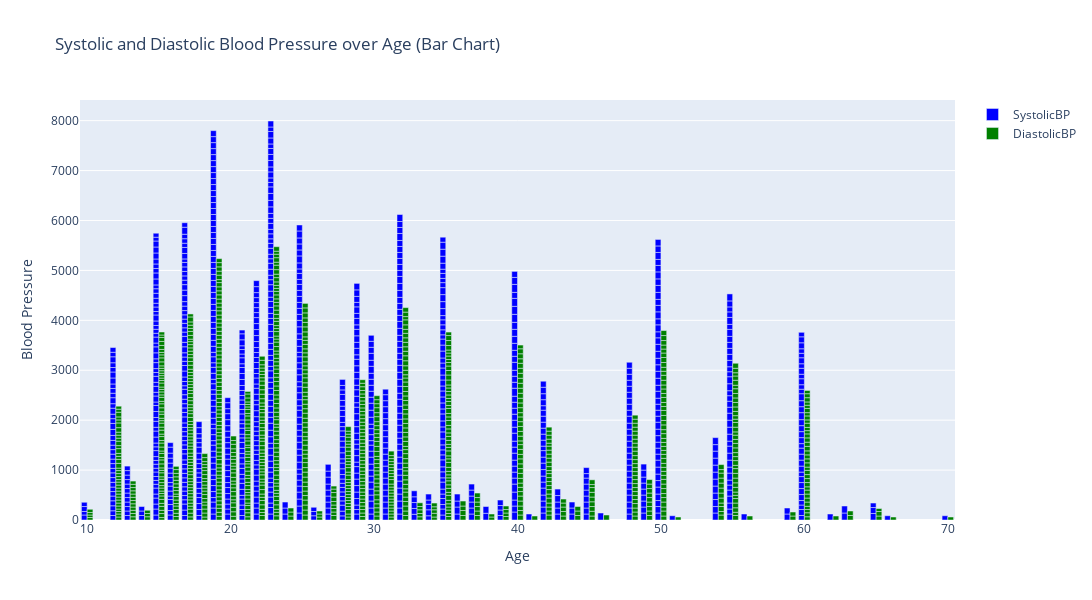

Write notebook code for a chart like this one.
### Code cell
import pandas as pd
import plotly.graph_objs as go

data = pd.read_excel('data/data_kesehatan.xlsx')

# Sort the DataFrame by 'Age'
data = data.sort_values(by='Age')

x = data['Age']
systolic_bp = data['SystolicBP']
diastolic_bp = data['DiastolicBP']

fig = go.Figure()

# Add 'SystolicBP' as a bar chart
fig.add_trace(go.Bar(x=x, y=systolic_bp, name='SystolicBP', marker_color='blue'))

# Add 'DiastolicBP' as a bar chart
fig.add_trace(go.Bar(x=x, y=diastolic_bp, name='DiastolicBP', marker_color='green'))

fig.update_layout(
    title='Systolic and Diastolic Blood Pressure over Age (Bar Chart)',
    xaxis_title='Age',
    yaxis_title='Blood Pressure',
    width=1200,
    height=600
)

fig.show()

### Figure 1 — Plotly figure (JSON) as saved in the notebook; plotly's stock layout.template omitted (floating-point values rounded to 4 significant figures; data arrays with more than 128 entries replaced by an {"elided": "..."} marker saying what was removed)
{"data": [{"marker": {"color": "blue"}, "name": "SystolicBP", "type": "bar", "x": {"elided": "1014 int values"}, "y": {"elided": "1014 int values"}}, {"marker": {"color": "green"}, "name": "DiastolicBP", "type": "bar", "x": {"elided": "1014 int values"}, "y": {"elided": "1014 int values"}}], "layout": {"height": 600, "title": {"text": "Systolic and Diastolic Blood Pressure over Age (Bar Chart)"}, "width": 1200, "xaxis": {"autorange": true, "range": [9.5, 70.5], "title": {"text": "Age"}, "type": "linear"}, "yaxis": {"autorange": true, "range": [0, 8414.0], "title": {"text": "Blood Pressure"}, "type": "linear"}}}
